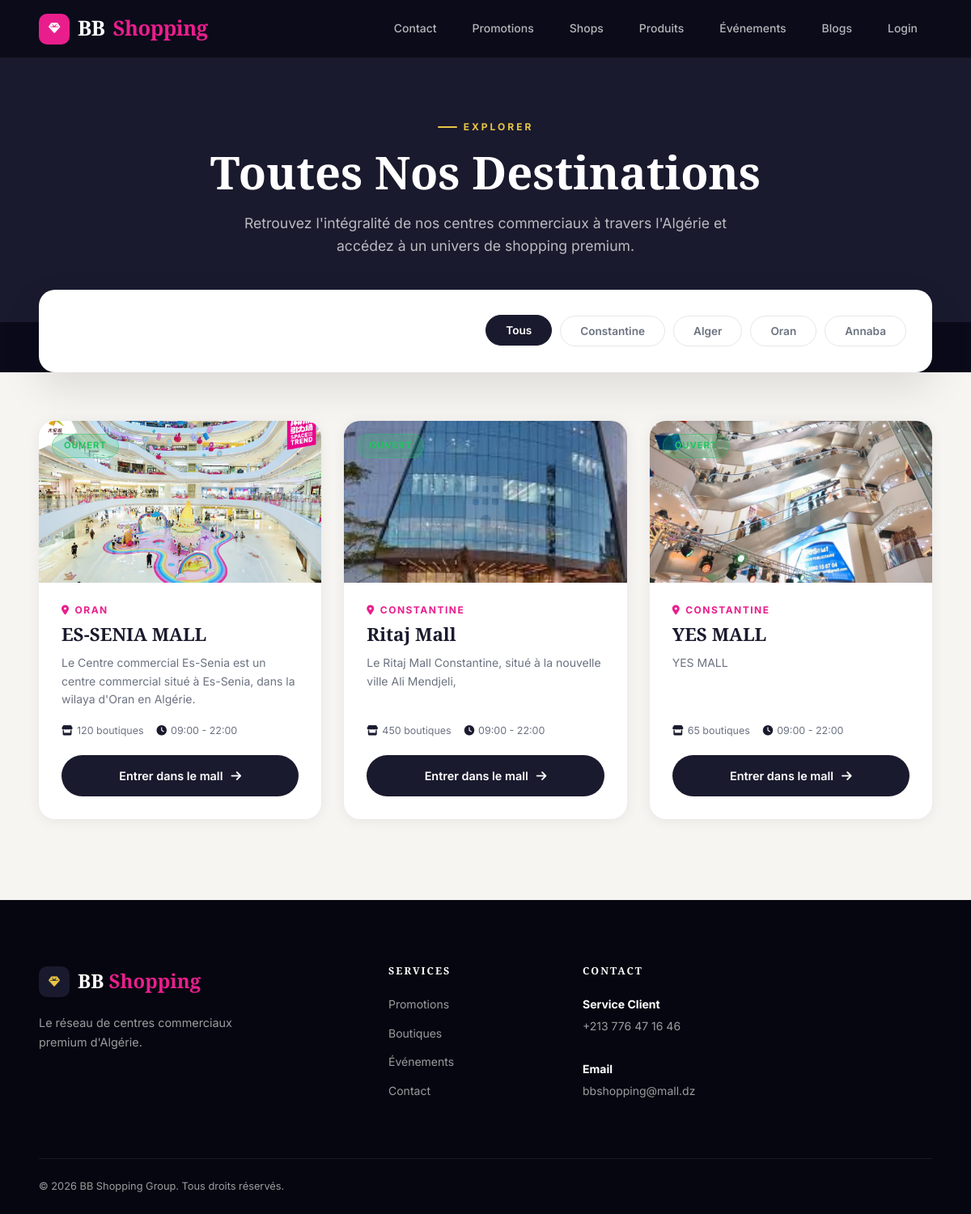
Screenshot of /malls/list/ with the database file from the repository.
### centre_commercial/models.py (models this page shows, shortened)
class Mall(models.Model):
    CITIES = [
        ('constantine', 'Constantine'),
        ('alger', 'Alger'),
        ('oran', 'Oran'),
        ('annaba', 'Annaba'),
        ('setif', 'Sétif'),
        ('autre', 'Autre'),
    ]
    name = models.CharField(max_length=200)
    slug = models.SlugField(unique=True, blank=True)
    city = models.CharField(max_length=50, choices=CITIES)
    region = models.CharField(max_length=100)
    address = models.CharField(max_length=300)
    image = models.ImageField(upload_to='malls/', blank=True, null=True)
    bg_color = models.CharField(max_length=200, default="linear-gradient(135deg,#1a1a2e,#2d1f6e)",
                                  verbose_name="Gradient CSS (fallback image)",
                                  help_text="Ex: linear-gradient(135deg,#1a1a2e,#e91e8c)")
    description_short = models.CharField(max_length=180, blank=True)
    description = models.TextField()
    is_open = models.BooleanField(default=True)
    is_featured = models.BooleanField(default=False)
    badge           = models.CharField(max_length=40, blank=True, verbose_name="Badge (ex: New, Phare)")
    observation     = models.TextField(blank=True, null=True, verbose_name="Observation") # En cas de fermeture ou autre
    phone        = models.CharField(max_length=20, blank=True, null=True, verbose_name="Phone")
    email            = models.EmailField(blank=True, null=True)
    website         = models.URLField(blank=True, null=True)
    opening_time = models.TimeField()
    closing_time = models.TimeField()
    number_of_shops = models.IntegerField(default=0)
    number_of_parking_spaces = models.IntegerField(default=0)
    created_at = models.DateTimeField(auto_now_add=True)
    updated_at = models.DateTimeField(auto_now=True)
    opening_date = models.DateField(blank=True, null=True, verbose_name="Opening date (if future)")
    class Meta:
        verbose_name = "Centre Commercial (Mall)"
        verbose_name_plural = "Centres Commerciaux (Malls)"
        ordering = ['-is_featured', 'name']
    @property
    def is_open_now(self):
        if not self.is_open:
            return False
        now = timezone.localtime().time()
        if self.opening_time < self.closing_time:
            return self.opening_time <= now <= self.closing_time
        return now >= self.opening_time or now <= self.closing_time
    @property
    def imageURL(self):
        return self.image.url if self.image else ""

### centre_commercial/views.py (the view)
# urls.py: path('malls/list/', views.MallListView.as_view(), name='mall_list'),
class MallListView(ListView):
    model = Mall
    template_name = 'mall/mall_list.html'
    context_object_name = 'malls'

### centre_commercial/context_processors.py (called while the page is built)
def cart_processor(request):
    cart_count = 0
    if request.user.is_authenticated:
        order = Order.objects.filter(user=request.user, status='pending').first()
        if order:
            cart_count = sum(item.quantity for item in order.items.all())
    return {
        'cart_count': cart_count
    }

### templates/mall/mall_list.html (shortened to what this page needs)
{% load static %}
<!DOCTYPE html>
<html lang="fr">
<head>
  <link rel="stylesheet" href="https://cdnjs.cloudflare.com/ajax/libs/font-awesome/6.5.0/css/all.min.css">
  <link rel="stylesheet" href="{% static 'css/main.css' %}">
  <link rel="stylesheet" href="{% static 'css/portal.css' %}">
</head>
<body class="portal-body">
<header class="portal-nav">
  <a href="{% url 'home' %}" class="portal-nav__brand">
    <span class="portal-nav__brand-icon"><i class="fas fa-gem"></i></span>
    BB <span>Shopping</span>
  </a>
  <nav class="portal-nav__links">
    <a href="{% url 'contact_message_create' %}">Contact</a>
    <a href="{% url 'promotions_all' %}">Promotions</a>
    <a href="{% url 'shops_all' %}">Shops</a>
    <a href="{% url 'products_all' %}">Produits</a>
    <a href="{% url 'events_all' %}">Événements</a>
    <a href="{% url 'blogs_all' %}">Blogs</a>
    {% if user.is_authenticated %}
        <span class="ms-3 text-dark">{{user.username}}</span>
        <form id="logout-form" action="{% url 'logout' %}" method="post" style="display:inline;">
          {% csrf_token %}
          <button class="btn btn-link text-dark text-decoration-none p-0 ms-2" type="submit">Logout</button>
        </form>
    {% else %}
      <a href="{% url 'login' %}" class="ms-3">Login</a>
    {% endif %}
  </nav>
</header>
<section class="list-hero">
  <div class="ym-container">
    <p class="ym-eyebrow" style="color: var(--color-accent);">Explorer</p>
    <h1 class="list-hero__title">Toutes Nos Destinations</h1>
    <p class="list-hero__subtitle">Retrouvez l'intégralité de nos centres commerciaux à travers l'Algérie et accédez à un univers de shopping premium.</p>
  </div>
</section>
<section class="search-section">
  <div class="ym-container">
    <div class="search-container">
      <div style="display:grid; grid-template-columns: 1fr auto; gap: 20px; align-items: center;">
        <div class="portal-search" style="margin:0; width:100%;">
          <div class="portal-search__inner">
            <i class="fas fa-search portal-search__icon"></i>
            <input
              id="portal-search-input"
              class="portal-search__input"
              type="search"
              placeholder="Recherchez par nom, ville ou région…"
              autocomplete="off"
            >
          </div>
        </div>
        <div class="portal-filter-bar" style="margin:0; padding:0; background:transparent;">
          <button class="portal-filter-btn active" data-ville="all">Tous</button>
          <button class="portal-filter-btn" data-ville="constantine">Constantine</button>
          <button class="portal-filter-btn" data-ville="alger">Alger</button>
          <button class="portal-filter-btn" data-ville="oran">Oran</button>
          <button class="portal-filter-btn" data-ville="annaba">Annaba</button>
        </div>
      </div>
    </div>
  </div>
</section>
<section class="portal-section" id="malls" style="padding-top: 60px;">
  <div class="ym-container">
    <div class="portal-malls-grid" id="malls-grid">
      {% for mall in malls %}
      <article class="portal-mall-card {% if not mall.is_open %}portal-mall-card--soon{% endif %}"
               data-ville="{{ mall.city|lower }}"
               data-name="{{ mall.name|lower }}">
        <div class="portal-mall-card__image">
          {% if mall.image %}
            <div class="portal-mall-card__image-bg" style="background: url('{{ mall.imageURL }}') center/cover no-repeat;"></div>
          {% else %}
            <div class="portal-mall-card__image-bg" style="background: {{ mall.bg_color|default:'#f0f0f0' }};"></div>
          {% endif %}
          <div class="portal-mall-card__image-icon"><i class="fas fa-building"></i></div>
          {% if mall.is_open_now %}
            <span class="portal-mall-card__status portal-mall-card__status--open">Ouvert</span>
          {% else %}
            <span class="portal-mall-card__status portal-mall-card__status--soon">Fermé</span>
          {% endif %}
        </div>
        <div class="portal-mall-card__body">
          <p class="portal-mall-card__city"><i class="fas fa-map-marker-alt"></i> {{ mall.city }}</p>
          <h3 class="portal-mall-card__name">{{ mall.name }}</h3>
          <p class="portal-mall-card__desc">{{ mall.description_short|truncatechars:180 }}</p>
          <div class="portal-mall-card__info">
            <span><i class="fas fa-store"></i> {{ mall.number_of_shops }} boutiques</span>
            <span><i class="fas fa-clock"></i> {{ mall.opening_time }} - {{ mall.closing_time }}</span>
          </div>
          {% if mall.is_open %}
            <a href="{% url 'mall' mall.slug %}" class="portal-mall-card__cta">
              Entrer dans le mall <i class="fas fa-arrow-right"></i>
            </a>
          {% else %}
            <button class="portal-mall-card__cta portal-mall-card__cta--disabled" disabled>
              Ouverture {{ mall.opening_date|date:"Y"|default:"prochainement" }}
            </button>
          {% endif %}
        </div>
      </article>
      {% empty %}
      <p class="ym-empty" style="grid-column: 1/-1;">Aucun centre commercial trouvé.</p>
      {% endfor %}
    </div>
  </div>
</section>
<footer class="portal-footer">
  <div class="ym-container">
    <div class="portal-footer__grid">
      <div>
        <div class="ym-footer__brand">
          <span class="ym-navbar__brand-icon"><i class="fas fa-gem fa-sm"></i></span>
          <span class="ym-footer__brand-name">BB <span>Shopping</span></span>
        </div>
        <p class="ym-footer__tagline">Le réseau de centres commerciaux premium d'Algérie.</p>
      </div>
      <div>
        <h3 class="ym-footer__heading">Services</h3>
        <ul class="ym-footer__links">
          <li><a href="{% url 'promotions_all' %}">Promotions</a></li>
          <li><a href="{% url 'shops_all' %}">Boutiques</a></li>
          <li><a href="{% url 'events_all' %}">Événements</a></li>
          <li><a href="{% url 'contact_message_create' %}">Contact</a></li>
        </ul>
      </div>
      <div>
        <h3 class="ym-footer__heading">Contact</h3>
        <div class="ym-footer__hours">
          <p><strong>Service Client</strong><br>+213 776 47 16 46</p>
          <br>
          <p><strong>Email</strong><br>bbshopping@mall.dz</p>
        </div>
      </div>
    </div>
    <div class="ym-footer__bottom">
      <p>© {% now "Y" %} BB Shopping Group. Tous droits réservés.</p>
    </div>
  </div>
</footer>
</body>
</html>

### static/css/main.css (style rules this page uses)
:root { --color-primary: #1a1a2e; --color-secondary: #16213e; --color-accent: #e8c547; --color-accent2: #c9a227; --color-pink: #e91e8c; --color-surface: #ffffff; --color-bg: #f7f5f2; --color-text: #1a1a2e; --color-muted: #6b7280; --color-border: #e5e7eb; --font-display: 'Playfair Display', Georgia, serif; --font-body: 'Inter', system-ui, sans-serif; --radius-sm: 6px; --radius-md: 12px; --radius-lg: 20px; --radius-xl: 32px; --shadow-sm: 0 2px 8px rgba(0,0,0,.06); --shadow-md: 0 8px 30px rgba(0,0,0,.10); --shadow-lg: 0 20px 60px rgba(0,0,0,.15); --shadow-xl: 0 30px 80px rgba(0,0,0,.20); --transition: 0.3s cubic-bezier(0.4, 0, 0.2, 1); --transition-slow: 0.6s cubic-bezier(0.4, 0, 0.2, 1); }
*, *::before, *::after { box-sizing: border-box; margin: 0; padding: 0; }
html { scroll-behavior: smooth; }
body { font-family: var(--font-body); background-color: var(--color-bg); color: var(--color-text); overflow-x: hidden; line-height: 1.6; }
h1, h2, h3, h4, h5 { font-family: var(--font-display); line-height: 1.2; font-weight: 700; }
a { color: inherit; text-decoration: none; }
.ym-navbar__brand-icon { width: 38px; height: 38px; background: var(--color-primary); border-radius: 10px; display: flex; align-items: center; justify-content: center; color: var(--color-accent); }
.ym-container { width: 100%; max-width: 1380px; margin: 0 auto; padding: 0 48px; }
.ym-eyebrow { display: inline-flex; align-items: center; gap: 8px; font-size: 0.75rem; font-weight: 700; letter-spacing: 3px; text-transform: uppercase; color: var(--color-pink); margin-bottom: 12px; }
.ym-eyebrow::before { content: ''; width: 24px; height: 2px; background: currentColor; border-radius: 2px; }
.ym-footer__brand { display: flex; align-items: center; gap: 10px; margin-bottom: 20px; }
.ym-footer__brand-name { font-family: var(--font-display); font-size: 1.5rem; font-weight: 900; color: #fff; }
.ym-footer__brand-name span { color: var(--color-pink); }
.ym-footer__tagline { font-size: 0.9rem; line-height: 1.7; margin-bottom: 28px; max-width: 280px; }
.ym-footer__heading { color: #fff; font-size: 0.78rem; font-weight: 700; letter-spacing: 2px; text-transform: uppercase; margin-bottom: 20px; }
.ym-footer__links { list-style: none; }
.ym-footer__links li { margin-bottom: 10px; }
.ym-footer__links a { font-size: 0.875rem; color: rgba(255,255,255,0.6); transition: color var(--transition); }
.ym-footer__hours { font-size: 0.875rem; line-height: 1.9; }
.ym-footer__hours strong { color: #fff; }
.ym-footer__bottom { border-top: 1px solid rgba(255,255,255,0.08); padding: 24px 0; display: flex; align-items: center; justify-content: space-between; font-size: 0.8rem; flex-wrap: wrap; gap: 12px; }

### templates/mall/mall_list.html (style rules this page uses)
.list-hero { background: #1a1a2e; padding: 140px 0 80px; text-align: center; color: #fff; }
.list-hero__title { font-family: 'Playfair Display', serif; font-size: 3.5rem; font-weight: 900; margin-bottom: 16px; }
.list-hero__subtitle { font-size: 1.1rem; color: rgba(255,255,255,0.7); max-width: 600px; margin: 0 auto; }
.search-section { margin-top: -40px; position: relative; z-index: 10; }
.search-container { background: #fff; padding: 32px; border-radius: 20px; box-shadow: 0 20px 50px rgba(0,0,0,0.1); }

### rows the page displays
Mall: imageURL (picture), is_open "OUVERT", city "ORAN", name "ES-SENIA MALL", description_short "Le Centre commercial Es-Senia est un centre commercial situé à Es-Senia, dans la wilaya d'Oran en Algérie.", number_of_shops "120", opening_time "09:00", closing_time "22:00"
Mall: imageURL (picture), is_open "OUVERT", city "CONSTANTINE", name "Ritaj Mall", description_short "Le Ritaj Mall Constantine, situé à la nouvelle ville Ali Mendjeli,", number_of_shops "450", opening_time "09:00", closing_time "22:00"
Mall: imageURL (picture), is_open "OUVERT", city "CONSTANTINE", name "YES MALL", description_short "YES MALL", number_of_shops "65", opening_time "09:00", closing_time "22:00"
